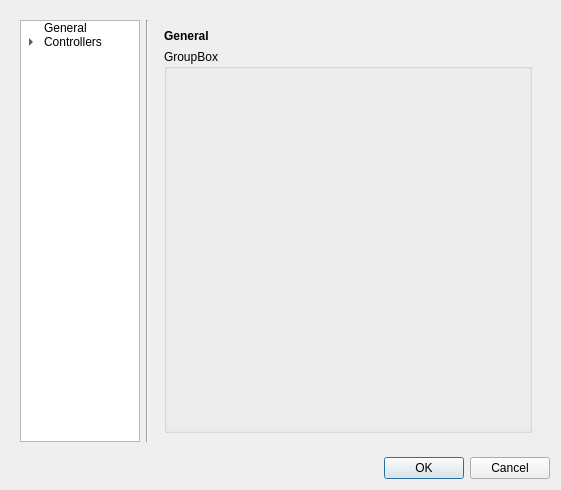
<?xml version="1.0" encoding="UTF-8"?>
<ui version="4.0">
 <class>ShowConfigDial</class>
 <widget class="QDialog" name="ShowConfigDial">
  <property name="geometry">
   <rect>
    <x>0</x>
    <y>0</y>
    <width>561</width>
    <height>490</height>
   </rect>
  </property>
  <property name="windowTitle">
   <string>Project Configuration</string>
  </property>
  <layout class="QVBoxLayout" name="verticalLayout">
   <item>
    <widget class="QWidget" name="widget" native="true">
     <layout class="QHBoxLayout" name="horizontalLayout">
      <item>
       <widget class="QTreeWidget" name="panelSelector">
        <property name="maximumSize">
         <size>
          <width>120</width>
          <height>16777215</height>
         </size>
        </property>
        <property name="alternatingRowColors">
         <bool>false</bool>
        </property>
        <property name="allColumnsShowFocus">
         <bool>false</bool>
        </property>
        <property name="headerHidden">
         <bool>true</bool>
        </property>
        <property name="columnCount">
         <number>1</number>
        </property>
        <column>
         <property name="text">
          <string>Name</string>
         </property>
        </column>
        <item>
         <property name="text">
          <string>General</string>
         </property>
        </item>
        <item>
         <property name="text">
          <string>Controllers</string>
         </property>
         <item>
          <property name="text">
           <string>MIDI</string>
          </property>
         </item>
        </item>
       </widget>
      </item>
      <item>
       <widget class="Line" name="line">
        <property name="orientation">
         <enum>Qt::Vertical</enum>
        </property>
       </widget>
      </item>
      <item>
       <widget class="QStackedWidget" name="panels">
        <widget class="QWidget" name="General">
         <layout class="QVBoxLayout" name="verticalLayout_2">
          <item>
           <widget class="QLabel" name="gen_title">
            <property name="sizePolicy">
             <sizepolicy hsizetype="Preferred" vsizetype="Fixed">
              <horstretch>0</horstretch>
              <verstretch>0</verstretch>
             </sizepolicy>
            </property>
            <property name="layoutDirection">
             <enum>Qt::LeftToRight</enum>
            </property>
            <property name="styleSheet">
             <string notr="true">font-weight: bold;</string>
            </property>
            <property name="text">
             <string>General</string>
            </property>
            <property name="textFormat">
             <enum>Qt::AutoText</enum>
            </property>
           </widget>
          </item>
          <item>
           <widget class="QGroupBox" name="groupBox">
            <property name="title">
             <string>GroupBox</string>
            </property>
           </widget>
          </item>
         </layout>
        </widget>
        <widget class="QWidget" name="Controllers">
         <layout class="QVBoxLayout" name="verticalLayout_3">
          <item>
           <widget class="QLabel" name="con_label">
            <property name="sizePolicy">
             <sizepolicy hsizetype="Preferred" vsizetype="Fixed">
              <horstretch>0</horstretch>
              <verstretch>0</verstretch>
             </sizepolicy>
            </property>
            <property name="layoutDirection">
             <enum>Qt::LeftToRight</enum>
            </property>
            <property name="styleSheet">
             <string notr="true">font-weight: bold;</string>
            </property>
            <property name="text">
             <string>Controllers</string>
            </property>
            <property name="textFormat">
             <enum>Qt::AutoText</enum>
            </property>
           </widget>
          </item>
          <item>
           <widget class="QGroupBox" name="groupBox_2">
            <property name="title">
             <string>GroupBox</string>
            </property>
           </widget>
          </item>
         </layout>
        </widget>
        <widget class="QWidget" name="MIDI">
         <layout class="QVBoxLayout" name="verticalLayout_4">
          <item>
           <widget class="QLabel" name="midi_label">
            <property name="sizePolicy">
             <sizepolicy hsizetype="Preferred" vsizetype="Fixed">
              <horstretch>0</horstretch>
              <verstretch>0</verstretch>
             </sizepolicy>
            </property>
            <property name="layoutDirection">
             <enum>Qt::LeftToRight</enum>
            </property>
            <property name="styleSheet">
             <string notr="true">font-weight: bold;</string>
            </property>
            <property name="text">
             <string>MIDI Controllers</string>
            </property>
            <property name="textFormat">
             <enum>Qt::AutoText</enum>
            </property>
           </widget>
          </item>
          <item>
           <widget class="QGroupBox" name="groupBox_3">
            <property name="title">
             <string>Available Controllers</string>
            </property>
            <layout class="QVBoxLayout" name="verticalLayout_5">
             <item>
              <widget class="QTableWidget" name="midiControllersView">
               <property name="horizontalScrollBarPolicy">
                <enum>Qt::ScrollBarAlwaysOff</enum>
               </property>
               <property name="selectionBehavior">
                <enum>QAbstractItemView::SelectRows</enum>
               </property>
               <property name="showGrid">
                <bool>false</bool>
               </property>
               <attribute name="horizontalHeaderCascadingSectionResizes">
                <bool>false</bool>
               </attribute>
               <attribute name="horizontalHeaderStretchLastSection">
                <bool>true</bool>
               </attribute>
               <attribute name="verticalHeaderVisible">
                <bool>false</bool>
               </attribute>
               <column>
                <property name="text">
                 <string>Active</string>
                </property>
                <property name="textAlignment">
                 <set>AlignCenter</set>
                </property>
               </column>
               <column>
                <property name="text">
                 <string>Device</string>
                </property>
               </column>
              </widget>
             </item>
            </layout>
           </widget>
          </item>
          <item>
           <widget class="QGroupBox" name="midiControllerProperties">
            <property name="enabled">
             <bool>false</bool>
            </property>
            <property name="title">
             <string>Controller Properties</string>
            </property>
            <layout class="QFormLayout" name="formLayout">
             <item row="0" column="0">
              <widget class="QLabel" name="label">
               <property name="text">
                <string>Device Name:</string>
               </property>
              </widget>
             </item>
             <item row="0" column="1">
              <widget class="QLabel" name="midiControllerName">
               <property name="styleSheet">
                <string notr="true">font-weight: bold;</string>
               </property>
               <property name="text">
                <string> - </string>
               </property>
              </widget>
             </item>
            </layout>
           </widget>
          </item>
         </layout>
        </widget>
       </widget>
      </item>
     </layout>
    </widget>
   </item>
   <item>
    <widget class="QDialogButtonBox" name="buttons">
     <property name="orientation">
      <enum>Qt::Horizontal</enum>
     </property>
     <property name="standardButtons">
      <set>QDialogButtonBox::Cancel|QDialogButtonBox::Ok</set>
     </property>
    </widget>
   </item>
  </layout>
 </widget>
 <resources/>
 <connections>
  <connection>
   <sender>buttons</sender>
   <signal>accepted()</signal>
   <receiver>ShowConfigDial</receiver>
   <slot>accept()</slot>
   <hints>
    <hint type="sourcelabel">
     <x>248</x>
     <y>254</y>
    </hint>
    <hint type="destinationlabel">
     <x>157</x>
     <y>274</y>
    </hint>
   </hints>
  </connection>
  <connection>
   <sender>buttons</sender>
   <signal>rejected()</signal>
   <receiver>ShowConfigDial</receiver>
   <slot>reject()</slot>
   <hints>
    <hint type="sourcelabel">
     <x>316</x>
     <y>260</y>
    </hint>
    <hint type="destinationlabel">
     <x>286</x>
     <y>274</y>
    </hint>
   </hints>
  </connection>
 </connections>
</ui>
